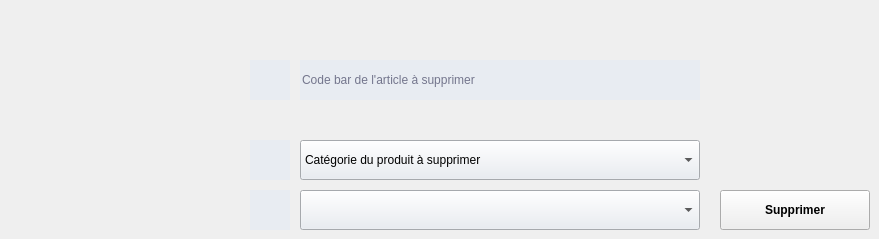
   <widget class="QWidget" name="productTab3">
    <attribute name="title">
     <string>Suprimer</string>
    </attribute>
    <widget class="QLineEdit" name="delProdNameBC">
     <property name="geometry">
      <rect>
       <x>300</x>
       <y>60</y>
       <width>400</width>
       <height>40</height>
      </rect>
     </property>
     <property name="font">
      <font>
       <family>Segoe UI</family>
       <weight>50</weight>
       <bold>false</bold>
      </font>
     </property>
     <property name="styleSheet">
      <string notr="true">background-color:#e8ecf2;color:#000028; border:0px solid #3c80e5 ;
border: 0px solid  #808080;</string>
     </property>
     <property name="text">
      <string/>
     </property>
     <property name="placeholderText">
      <string>Code bar de l'article à supprimer</string>
     </property>
     <property name="clearButtonEnabled">
      <bool>true</bool>
     </property>
    </widget>
    <widget class="QComboBox" name="delProdCat">
     <property name="geometry">
      <rect>
       <x>300</x>
       <y>140</y>
       <width>400</width>
       <height>40</height>
      </rect>
     </property>
     <property name="font">
      <font>
       <family>Segoe UI</family>
       <weight>50</weight>
       <bold>false</bold>
      </font>
     </property>
     <property name="styleSheet">
      <string notr="true">background-color:#e8ecf2;</string>
     </property>
     <item>
      <property name="text">
       <string>Catégorie du produit à supprimer</string>
      </property>
     </item>
    </widget>
    <widget class="QComboBox" name="delProdName">
     <property name="geometry">
      <rect>
       <x>300</x>
       <y>190</y>
       <width>400</width>
       <height>40</height>
      </rect>
     </property>
     <property name="font">
      <font>
       <family>Segoe UI</family>
       <weight>50</weight>
       <bold>false</bold>
      </font>
     </property>
     <property name="styleSheet">
      <string notr="true">background-color:#e8ecf2;</string>
     </property>
    </widget>
    <widget class="QPushButton" name="delProd">
     <property name="geometry">
      <rect>
       <x>720</x>
       <y>190</y>
       <width>150</width>
       <height>40</height>
      </rect>
     </property>
     <property name="font">
      <font>
       <family>Segoe UI</family>
       <weight>75</weight>
       <bold>true</bold>
      </font>
     </property>
     <property name="toolTip">
      <string/>
     </property>
     <property name="statusTip">
      <string/>
     </property>
     <property name="styleSheet">
      <string notr="true">QPushButton{background-color:#d70078; color : white; border: 0px solid #000028 ;  text-align:center}
QPushButton:hover{background-color:white;color:#d70078;border: 0px solid #ecf0f5}
QPushButton:focus{background-color:#78d700;color:white};</string>
     </property>
     <property name="text">
      <string>Supprimer</string>
     </property>
     <property name="icon">
      <iconset>
       <normaloff>../../IMAGES/Icons/annuler.png</normaloff>../../IMAGES/Icons/annuler.png</iconset>
     </property>
     <property name="shortcut">
      <string>Return</string>
     </property>
    </widget>
    <widget class="QPushButton" name="pushButton_33">
     <property name="geometry">
      <rect>
       <x>250</x>
       <y>60</y>
       <width>40</width>
       <height>40</height>
      </rect>
     </property>
     <property name="focusPolicy">
      <enum>Qt::NoFocus</enum>
     </property>
     <property name="styleSheet">
      <string notr="true">background-color:#e8ecf2; color : #a4a5a7; border: 0px solid #000028 ;  text-align:center;
</string>
     </property>
     <property name="text">
      <string/>
     </property>
     <property name="icon">
      <iconset>
       <normaloff>../../IMAGES/Icons/cb.png</normaloff>../../IMAGES/Icons/cb.png</iconset>
     </property>
    </widget>
    <widget class="QPushButton" name="pushButton_34">
     <property name="geometry">
      <rect>
       <x>250</x>
       <y>190</y>
       <width>40</width>
       <height>40</height>
      </rect>
     </property>
     <property name="focusPolicy">
      <enum>Qt::NoFocus</enum>
     </property>
     <property name="styleSheet">
      <string notr="true">background-color:#e8ecf2; color : #a4a5a7; border: 0px solid #000028 ;  text-align:center;
</string>
     </property>
     <property name="text">
      <string/>
     </property>
     <property name="icon">
      <iconset>
       <normaloff>../../IMAGES/Icons/product.png</normaloff>../../IMAGES/Icons/product.png</iconset>
     </property>
    </widget>
    <widget class="QPushButton" name="pushButton_36">
     <property name="geometry">
      <rect>
       <x>250</x>
       <y>140</y>
       <width>40</width>
       <height>40</height>
      </rect>
     </property>
     <property name="focusPolicy">
      <enum>Qt::NoFocus</enum>
     </property>
     <property name="styleSheet">
      <string notr="true">background-color:#e8ecf2; color : #a4a5a7; border: 0px solid #000028 ;  text-align:center;
</string>
     </property>
     <property name="text">
      <string/>
     </property>
     <property name="icon">
      <iconset>
       <normaloff>../../IMAGES/Icons/menu.png</normaloff>../../IMAGES/Icons/menu.png</iconset>
     </property>
    </widget>
   </widget>
